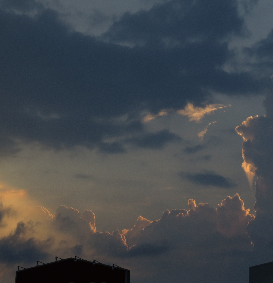
#> input picture Lesson_7/picture/sky.png, 273 x 283 px, found by its file name
$ python contrast_reductoin.py
#> lines starting #> are read from the running program, lines starting #| are printed output that depends on the picture
import cv2
import numpy as np

img_src = cv2.imread('picture/sky.png', 1)
#> img_src is the input picture: shape (283, 273, 3); mean B, G, R 76.7, 72, 67.4

min = 100
max = 200

table = np.arange(256, dtype = np.uint8)
for i in range(0, 255):
    table[i] = min + i * (max - min) / 255                          #トーンカーブの式: I_dst = MIN + I_src * (MAX - MIN) / 255

img_dst = cv2.LUT(img_src, table)
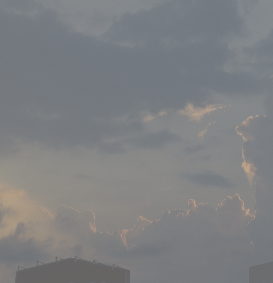
#> img_dst: shape (283, 273, 3); mean B, G, R 129.6, 127.7, 125.9

cv2.imwrite('picture/contrast_reduction_sky.png', img_dst)
